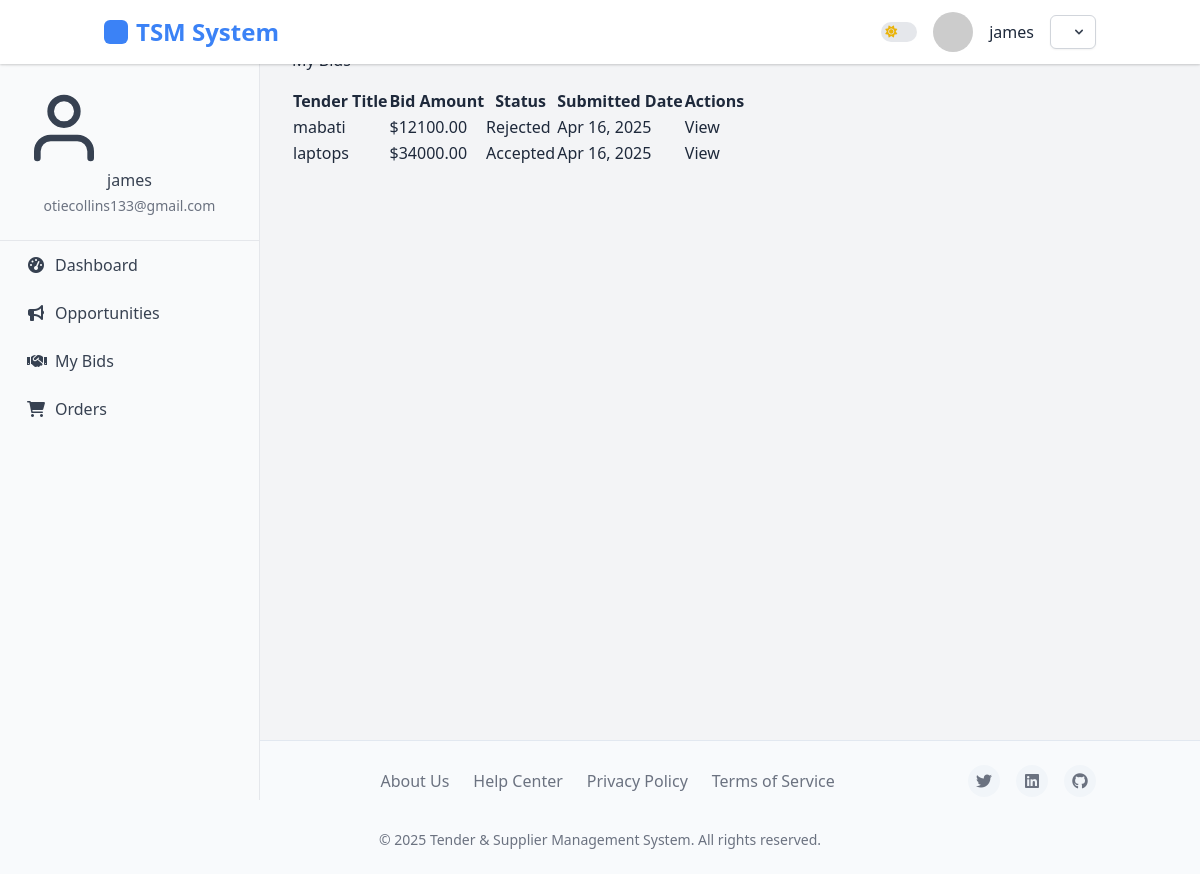
/bidding/my/ (signed in), run on the app's committed database.
### accounts/models.py (models this page shows, shortened)
class User(AbstractUser):
    USER_TYPE_CHOICES = (
        ('buyer', 'Buyer'),
        ('supplier', 'Supplier'),
        ('admin', 'Administrator'),
    )
    user_type = models.CharField(
        max_length=10,
        choices=USER_TYPE_CHOICES,
        default='buyer',
        verbose_name=_('User Type')
    )
    company_name = models.CharField(max_length=100, blank=True)
    phone_number = models.CharField(max_length=20, blank=True)
    email = models.EmailField(_('email address'), unique=True)
    USERNAME_FIELD = 'email'
    REQUIRED_FIELDS = ['username', 'user_type']
    @property
    def is_buyer(self):
        return self.user_type == 'buyer'
    @property
    def is_supplier(self):
        return self.user_type == 'supplier'
    class Meta:
        permissions = [
            ("manage_buyers", "Can manage buyer accounts"),
            ("manage_suppliers", "Can manage supplier accounts"),
        ]

### bidding/models.py (models this page shows, shortened)
class Bid(models.Model):
    tender = models.ForeignKey(Tender, on_delete=models.CASCADE, related_name='bids')
    supplier = models.ForeignKey(settings.AUTH_USER_MODEL, on_delete=models.CASCADE, related_name='bids')
    amount = models.DecimalField(max_digits=15, decimal_places=2)
    description = models.TextField()
    technical_details = models.TextField()
    delivery_timeline = models.IntegerField(help_text="Delivery time in days")
    created_at = models.DateTimeField(auto_now_add=True)
    updated_at = models.DateTimeField(auto_now=True)
    STATUS_CHOICES = (
        ('pending', 'Pending Review'),
        ('under_review', 'Under Review'),
        ('accepted', 'Accepted'),
        ('rejected', 'Rejected'),
    )
    status = models.CharField(max_length=20, choices=STATUS_CHOICES, default='pending')
    class Meta:
        unique_together = ('tender', 'supplier')
        ordering = ['amount']

### tenders/models.py (models this page shows, shortened)
class Tender(models.Model):
    title = models.CharField(max_length=200)
    reference_number = models.CharField(max_length=50, unique=True)
    description = models.TextField()
    requirements = models.TextField()
    budget = models.DecimalField(max_digits=15, decimal_places=2, null=True, blank=True)
    created_at = models.DateTimeField(auto_now_add=True)
    updated_at = models.DateTimeField(auto_now=True)
    submission_deadline = models.DateTimeField()
    is_active = models.BooleanField(default=True)
    categories = models.ManyToManyField(TenderCategory, related_name='tenders')
    current_stage = models.ForeignKey(TenderStage, on_delete=models.SET_NULL, null=True, related_name='tenders')
    created_by = models.ForeignKey(settings.AUTH_USER_MODEL, on_delete=models.CASCADE, related_name='created_tenders')

### bidding/views.py (the view)
# urls.py: path('my/', views.my_bids, name='my_bids'),  # List of bids submitted by the current user
@login_required
@supplier_required
def my_bids(request):
    bids = Bid.objects.filter(supplier=request.user).order_by('-created_at')
    return render(request, 'bidding/my_bids.html', {
        'bids': bids
    })

### bidding/templates/bidding/my_bids.html (shortened to what this page needs)
{% extends 'base.html' %}
{% block content %}
    <div class="container mt-4">
        <h1 class="mb-4">My Bids</h1>
        {% if bids %}
            <div class="table-responsive">
                <table class="table table-striped table-hover">
                    <thead class="table-dark">
                        <tr>
                            <th>Tender Title</th>
                            <th>Bid Amount</th>
                            <th>Status</th>
                            <th>Submitted Date</th>
                            <th>Actions</th>
                        </tr>
                    </thead>
                    <tbody>
                        {% for bid in bids %}
                            <tr>
                                <td>
                                    <a href="{% url 'tenders:tender_detail' bid.tender.id %}">
                                        {{ bid.tender.title }}
                                    </a>
                                </td>
                                <td>${{ bid.amount|floatformat:2 }}</td>
                                <td>
                                    {% if bid.status == 'pending' %}
                                        <span class="badge bg-warning">Pending</span>
                                    {% elif bid.status == 'accepted' %}
                                        <span class="badge bg-success">Accepted</span>
                                    {% elif bid.status == 'rejected' %}
                                        <span class="badge bg-danger">Rejected</span>
                                    {% else %}
                                        <span class="badge bg-secondary">{{ bid.status|title }}</span>
                                    {% endif %}
                                </td>
                                <td>{{ bid.created_at|date:"M d, Y" }}</td>
                                <td>
                                    <a href="{% url 'bidding:bid_detail' bid.id %}" class="btn btn-sm btn-info">View</a>
                                </td>
                            </tr>
                        {% endfor %}
                    </tbody>
                </table>
            </div>
        {% else %}
            <div class="alert alert-info">
                <p>You haven't submitted any bids yet.</p>
                <a href="{% url 'tenders:tender_list' %}" class="btn btn-primary mt-2">Browse Tenders</a>
            </div>
        {% endif %}
    </div>
{% endblock %}

### accounts/templates/base.html (shortened to what this page needs)
<!DOCTYPE html>
<html lang="en" class="light">
    <head>
    <script src="https://cdn.tailwindcss.com"></script>
    <link rel="stylesheet" href="https://cdnjs.cloudflare.com/ajax/libs/font-awesome/6.0.0-beta3/css/all.min.css">
</head>
<body>
    <aside class="sidebar">
        <div class="sidebar-profile">
            {% if user.is_authenticated %}
                {% if user.profile.profile_picture %}
                    <img src="{{ user.profile.profile_picture.url }}" alt="{{ user.username }}'s Avatar">
                {% else %}
                    <svg xmlns="http://www.w3.org/2000/svg" width="80" height="80" viewBox="0 0 24 24" fill="none" stroke="currentColor" stroke-width="2" stroke-linecap="round" stroke-linejoin="round" class="user-icon">
                        <path d="M20 21v-2a4 4 0 0 0-4-4H8a4 4 0 0 0-4 4v2"></path>
                        <circle cx="12" cy="7" r="4"></circle>
                    </svg>
                {% endif %}
                <h6>{{ user.get_full_name|default:user.username }}</h6>
                <p class="text-sm">{{ user.email }}</p>
            {% endif %}
        </div>
        <nav class="sidebar-nav">
            <ul>
                {% if user.is_authenticated %}
                    {% if user.is_buyer %}
                        <li><a href="{% url 'dashboard:buyer_dashboard' %}" {% if request.resolver_match.url_name == 'buyer_dashboard' %}class="active"{% endif %}><i class="fas fa-tachometer-alt"></i> Dashboard</a></li>
                        <li><a href="{% url 'tenders:tender_list' %}" {% if request.resolver_match.url_name == 'tender_list' %}class="active"{% endif %}><i class="fas fa-list-alt"></i> Tenders</a></li>
                        <li><a href="{% url 'contracts:contract_list' %}" {% if request.path == '/contracts/' %}class="active"{% endif %}><i class="fas fa-file-contract"></i> Contracts</a></li>
                        <li><a href="{% url 'orders:order_list' %}"><i class="fas fa-shopping-cart"></i> Orders</a></li>
                    {% elif user.is_supplier %}
                        <li><a href="{% url 'dashboard:supplier_dashboard' %}" {% if request.resolver_match.url_name == 'supplier_dashboard' %}class="active"{% endif %}><i class="fas fa-tachometer-alt"></i> Dashboard</a></li>
                        <li><a href="javascript:void(0);" onclick="navigateToDashboardSection('recommended-tenders');"><i class="fas fa-bullhorn"></i> Opportunities</a></li>
                        <li><a href="javascript:void(0);" onclick="navigateToDashboardSection('my-bids');"><i class="fas fa-handshake"></i> My Bids</a></li>
                        <li><a href="{% url 'orders:order_list' %}"><i class="fas fa-shopping-cart"></i> Orders</a></li>
                    {% endif %}
                {% endif %}
            </ul>
        </nav>
    </aside>
    <header>
        <nav class="container mx-auto px-4">
            <div class="logo">
                <a href="{% url 'home' %}" class="text-2xl font-bold">TSM System</a>
            </div>
            <div class="profile">
                <div class="theme-toggle-container">
                    <label class="relative inline-flex items-center cursor-pointer">
                        <span class="w-9 h-5 bg-gray-200 peer-focus:outline-none peer-focus:ring-2 peer-focus:ring-primary-300 dark:bg-gray-700 rounded-full peer dark:peer-focus:ring-primary-600 peer-checked:bg-primary-600 relative">
                            <i class="fas fa-sun absolute left-1 top-1/2 -translate-y-1/2 text-yellow-500 text-xs z-10 transition-opacity dark:opacity-0"></i>
                        </span>
                    </label>
                </div>
                {% if user.profile.profile_picture %}
                      <img src="{{ user.profile.profile_picture.url }}" alt="{{ user.username }}'s Avatar" class="w-10 h-10 rounded-full object-cover">
                    {% else %}
                      <img src="https://via.placeholder.com/40" alt="User Avatar" class="w-10 h-10 rounded-full object-cover">
                    {% endif %}
                {% if user.is_authenticated %}
                    <span class="username">{{ user.username }}</span>
                    <div class="relative inline-block text-left">
                        <button id="userMenuButton" type="button" class="inline-flex items-center justify-center px-3 py-2 text-sm font-medium text-gray-700 bg-white border border-gray-300 rounded-md shadow-sm hover:bg-gray-50 focus:outline-none focus:ring-2 focus:ring-offset-2 focus:ring-primary-500 dark:bg-gray-800 dark:border-gray-700 dark:text-gray-400 dark:hover:bg-gray-700" aria-expanded="false" aria-haspopup="true">
                            <svg class="w-4 h-4 ml-2 -mr-1" viewBox="0 0 20 20" fill="currentColor" aria-hidden="true">
                                <path fill-rule="evenodd" d="M5.293 7.293a1 1 0 011.414 0L10 10.586l3.293-3.293a1 1 0 111.414 1.414l-4 4a1 1 0 01-1.414 0l-4-4a1 1 0 010-1.414z" clip-rule="evenodd" />
                            </svg>
                        </button>
                    </div>
                {% endif %}
            </div>
        </nav>
    </header>
    <div class="main-content">
        {% block content %}{% endblock %}
    </div>
    <footer>
        <div class="container mx-auto px-4">
            <div class="footer-content">
                <div class="footer-logo">TSM System</div>
                <div class="footer-links">
                    <a href="#">About Us</a>
                    <a href="#">Help Center</a>
                    <a href="#">Privacy Policy</a>
                    <a href="#">Terms of Service</a>
                </div>
                <div class="footer-socials">
                    <a href="#"><i class="fab fa-twitter"></i></a>
                    <a href="#"><i class="fab fa-linkedin"></i></a>
                    <a href="#"><i class="fab fa-github"></i></a>
                </div>
                <div class="footer-copyright">
                    &copy; {% now "Y" %} Tender & Supplier Management System. All rights reserved.
                </div>
            </div>
        </div>
    </footer>
</body>
</html>

### data on the page
User: get_full_name "james", email "otiecollins133@gmail.com", username "james"
Bid: tender "mabati", amount "12100.00", status "Rejected", created_at "Apr 16, 2025"
Bid: tender "laptops", amount "34000.00", status "Accepted", created_at "Apr 16, 2025"
